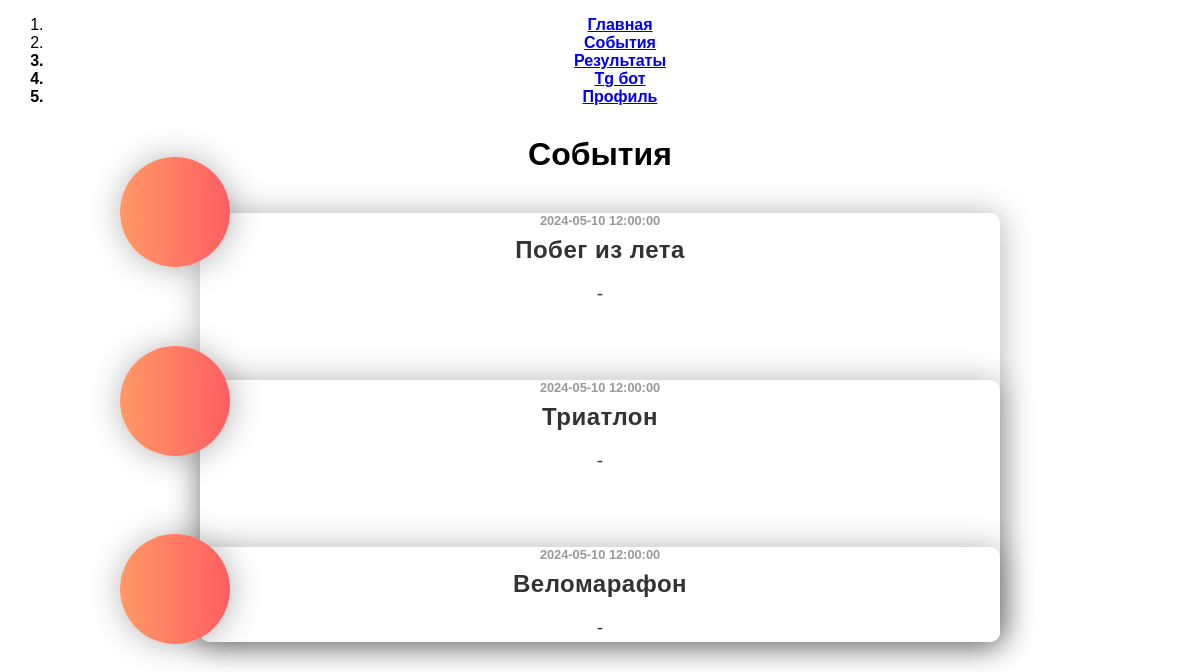
Before: /events with the older database file.
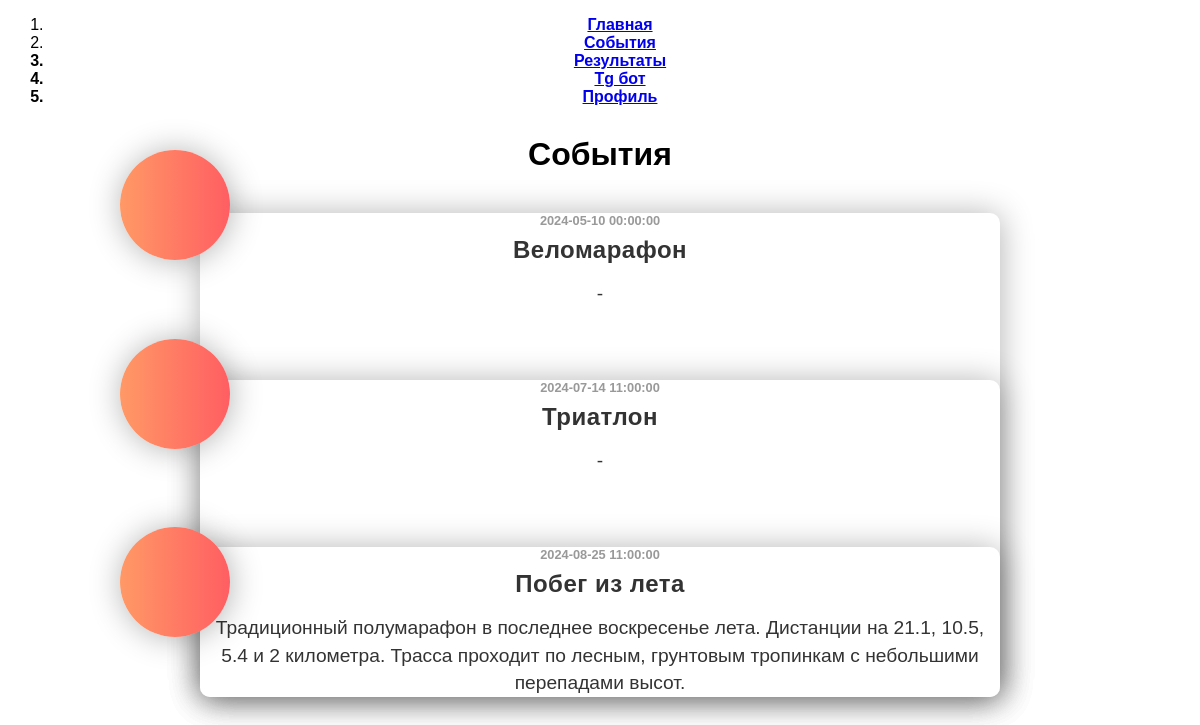
After: the same page with the newer database file.
### data/competition.py (models this page shows)
class Competition(SqlAlchemyBase, UserMixin, SerializerMixin):
    __tablename__ = 'competition'
    id = sqlalchemy.Column(sqlalchemy.Integer,
                           primary_key=True, autoincrement=True)
    name = sqlalchemy.Column(sqlalchemy.TEXT, index=True, unique=True, nullable=True)
    status = sqlalchemy.Column(sqlalchemy.Integer, index=True, unique=True, nullable=True)
    date = sqlalchemy.Column(sqlalchemy.DateTime, index=True, unique=True, nullable=True)
    description = sqlalchemy.Column(sqlalchemy.TEXT, index=True, unique=True, nullable=True)
    user_competitions = orm.relationship("User_competitions", back_populates='competition')

### server.py (the view)
@app.route("/events")
def events():
    db_sess = db_session.create_session()
    events = db_sess.query(Competition).filter(Competition.status == 1).order_by(
        Competition.date).all()
    return render_template("events.html", title='События', events=events)

### data/db_session.py (called while the page is built)
def create_session() -> Session:
    global __factory
    return __factory()

### templates/events.html (shortened to what this page needs)
{% extends "base.html" %}
{% block content %}
<h1 style="margin-top: 30px;">События</h1>
{% for item in events%}
<div class="blog_post" style="  background: #fff;
  max-width: 800px;
  max-height: 500px;
  margin-left: auto;
  text-transform: none;
  margin-right: auto;
  border-radius: 10px;
  box-shadow: 1px 1px 2rem rgba(0, 0, 0, 0.3);
  position: relative;
  margin-top: 40px;" >
  <div class="img_pod" style="height: 110px;
  width: 110px;
  background: linear-gradient(90deg, #ff9966, #ff5e62);
  z-index: 10;
  box-shadow: 1px 1px 2rem rgba(0, 0, 0, 0.3);
  border-radius: 100%;
  position: absolute;
  left: -10%;
  top: -13%;
  display: flex;
  align-items: center;
  justify-content: center;">
  </div>
  <div class="container_copy" style=".container_copy {
  padding: 6rem 4rem 5rem 10rem;}">
    <h5 style="  margin: 0 0 0.5rem 0;
  color: #999;
  text-transform: none;
  font-size: 0.8rem;">{{ item.date }}</h5>
    <h3 style="  margin: 0 0 1rem 0;
  font-size: 1.5rem;
  text-transform: none;
  letter-spacing: 0.5px;
  color: #333;">{{ item.name }}</h3>
    <p style="margin: 0 0 4.5rem 0;
  font-size: 1.2rem;
  line-height: 1.45;
  text-transform: none;
  color: #333;">{{ item.description }}</p>
{% endfor %}
{% endblock %}

### templates/base.html (shortened to what this page needs)
<!DOCTYPE html>
<html lang="en">
<head>
    <link rel="stylesheet" type="text/css" href="{{url_for('static', filename='css/style.css')}}">
    <link rel="stylesheet/less" type="text/css" href="{{url_for('static', filename='css/style.less')}}">
    </head>
    <body style="background: white">
        <nav class="menu">
          <ol>
            <li class="menu-item"><a href="/" style="font-weight: bold;">Главная</a></li>
            <li class="menu-item"><a href="/events" style="font-weight: bold;">События</a></li>
            <li class="menu-item" style="font-weight: bold;">
              <a href="/results">Результаты</a>
            </li>
            <li class="menu-item" style="font-weight: bold;">
              <a href="https://t.me/Barinova_Rosha_Bot" style="text-transform: none;">Tg бот</a>
            </li>
            {% if current_user.is_authenticated %}
            <li class="menu-item" style="font-weight: bold;"><a href="/profile">{{ current_user.username }} {{ current_user.surname }}</a></li>
            {% else %}
            <li class="menu-item" style="font-weight: bold;"><a href="/login">Профиль</a></li>
            {% endif %}
          </ol>
        </nav>
        <div >{% block content %}{% endblock %}</div>
    </body>
</html>

### static/css/style.css (style rules this page uses)
body { font-family: 'Roboto Condensed', sans-serif; text-align:center; vertical-align:middle; }
body { font-family: "Overpass", sans-serif; box-sizing: border-box; }

Changed rows visible on the page:
changed Competition "Веломарафон": date "2024-05-10 12:00:00" → "2024-05-10 00:00:00"; moves up the list
changed Competition "Триатлон": date "2024-05-10 12:00:00" → "2024-07-14 11:00:00"; moves down the list
changed Competition "Побег из лета": date "2024-05-10 12:00:00" → "2024-08-25 11:00:00"; description "-" → "Традиционный полумарафон в последнее воскресенье лета. Дистанции на 21.1, 10.5, 5.4 и 2 километра. Трасса проходит по лесным, грунтовым тропинкам с небольшими перепадами высот."
